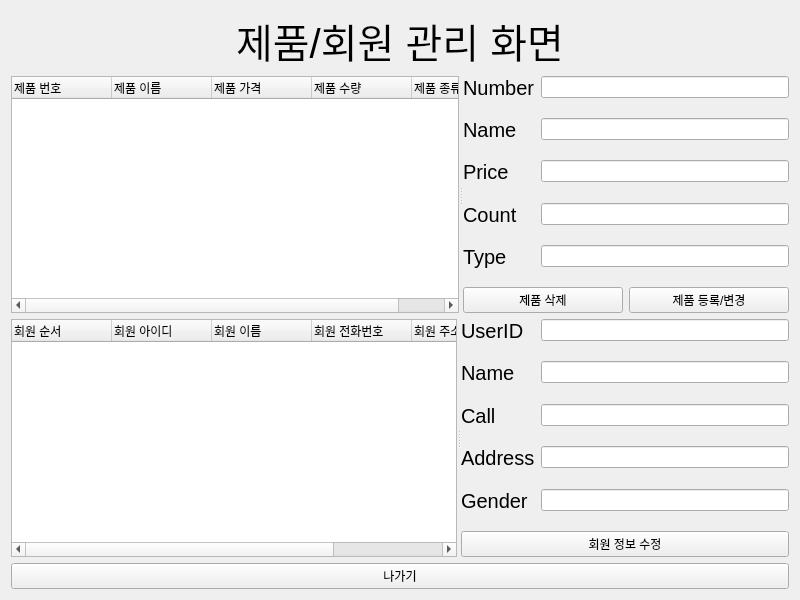
<?xml version="1.0" encoding="UTF-8"?>
<ui version="4.0">
 <class>ProductManager</class>
 <widget class="QWidget" name="ProductManager">
  <property name="geometry">
   <rect>
    <x>0</x>
    <y>0</y>
    <width>800</width>
    <height>600</height>
   </rect>
  </property>
  <property name="windowTitle">
   <string>Form</string>
  </property>
  <layout class="QVBoxLayout" name="verticalLayout_4">
   <item>
    <layout class="QVBoxLayout" name="verticalLayout_3">
     <item>
      <widget class="QLabel" name="label">
       <property name="font">
        <font>
         <pointsize>30</pointsize>
        </font>
       </property>
       <property name="text">
        <string>제품/회원 관리 화면</string>
       </property>
       <property name="alignment">
        <set>Qt::AlignCenter</set>
       </property>
      </widget>
     </item>
     <item>
      <widget class="QSplitter" name="splitter">
       <property name="orientation">
        <enum>Qt::Horizontal</enum>
       </property>
       <widget class="QTreeWidget" name="treeWidget">
        <column>
         <property name="text">
          <string>제품 번호</string>
         </property>
        </column>
        <column>
         <property name="text">
          <string>제품 이름</string>
         </property>
        </column>
        <column>
         <property name="text">
          <string>제품 가격</string>
         </property>
        </column>
        <column>
         <property name="text">
          <string>제품 수량</string>
         </property>
        </column>
        <column>
         <property name="text">
          <string>제품 종류</string>
         </property>
        </column>
       </widget>
       <widget class="QWidget" name="">
        <layout class="QVBoxLayout" name="verticalLayout">
         <item>
          <layout class="QFormLayout" name="formLayout">
           <item row="0" column="0">
            <widget class="QLabel" name="label_2">
             <property name="font">
              <font>
               <pointsize>15</pointsize>
              </font>
             </property>
             <property name="text">
              <string>Number</string>
             </property>
            </widget>
           </item>
           <item row="0" column="1">
            <widget class="QLineEdit" name="lineEdit"/>
           </item>
           <item row="1" column="1">
            <spacer name="verticalSpacer">
             <property name="orientation">
              <enum>Qt::Vertical</enum>
             </property>
             <property name="sizeHint" stdset="0">
              <size>
               <width>20</width>
               <height>40</height>
              </size>
             </property>
            </spacer>
           </item>
           <item row="2" column="0">
            <widget class="QLabel" name="label_3">
             <property name="font">
              <font>
               <pointsize>15</pointsize>
              </font>
             </property>
             <property name="text">
              <string>Name</string>
             </property>
            </widget>
           </item>
           <item row="2" column="1">
            <widget class="QLineEdit" name="lineEdit_2"/>
           </item>
           <item row="3" column="1">
            <spacer name="verticalSpacer_2">
             <property name="orientation">
              <enum>Qt::Vertical</enum>
             </property>
             <property name="sizeHint" stdset="0">
              <size>
               <width>20</width>
               <height>40</height>
              </size>
             </property>
            </spacer>
           </item>
           <item row="4" column="0">
            <widget class="QLabel" name="label_4">
             <property name="font">
              <font>
               <pointsize>15</pointsize>
              </font>
             </property>
             <property name="text">
              <string>Price</string>
             </property>
            </widget>
           </item>
           <item row="4" column="1">
            <widget class="QLineEdit" name="lineEdit_3"/>
           </item>
           <item row="5" column="1">
            <spacer name="verticalSpacer_3">
             <property name="orientation">
              <enum>Qt::Vertical</enum>
             </property>
             <property name="sizeHint" stdset="0">
              <size>
               <width>20</width>
               <height>40</height>
              </size>
             </property>
            </spacer>
           </item>
           <item row="6" column="0">
            <widget class="QLabel" name="label_5">
             <property name="font">
              <font>
               <pointsize>15</pointsize>
              </font>
             </property>
             <property name="text">
              <string>Count</string>
             </property>
            </widget>
           </item>
           <item row="6" column="1">
            <widget class="QLineEdit" name="lineEdit_4"/>
           </item>
           <item row="8" column="1">
            <widget class="QLineEdit" name="lineEdit_5"/>
           </item>
           <item row="7" column="1">
            <spacer name="verticalSpacer_4">
             <property name="orientation">
              <enum>Qt::Vertical</enum>
             </property>
             <property name="sizeHint" stdset="0">
              <size>
               <width>20</width>
               <height>40</height>
              </size>
             </property>
            </spacer>
           </item>
           <item row="8" column="0">
            <widget class="QLabel" name="label_6">
             <property name="font">
              <font>
               <pointsize>15</pointsize>
              </font>
             </property>
             <property name="text">
              <string>Type</string>
             </property>
            </widget>
           </item>
           <item row="9" column="1">
            <spacer name="verticalSpacer_9">
             <property name="orientation">
              <enum>Qt::Vertical</enum>
             </property>
             <property name="sizeHint" stdset="0">
              <size>
               <width>20</width>
               <height>40</height>
              </size>
             </property>
            </spacer>
           </item>
          </layout>
         </item>
         <item>
          <layout class="QHBoxLayout" name="horizontalLayout_2">
           <item>
            <widget class="QPushButton" name="pushButton_4">
             <property name="text">
              <string>제품 삭제</string>
             </property>
            </widget>
           </item>
           <item>
            <widget class="QPushButton" name="pushButton">
             <property name="font">
              <font>
               <stylestrategy>PreferDefault</stylestrategy>
              </font>
             </property>
             <property name="text">
              <string>제품 등록/변경</string>
             </property>
            </widget>
           </item>
          </layout>
         </item>
        </layout>
       </widget>
      </widget>
     </item>
     <item>
      <widget class="QSplitter" name="splitter_2">
       <property name="orientation">
        <enum>Qt::Horizontal</enum>
       </property>
       <widget class="QTreeWidget" name="treeWidget_2">
        <column>
         <property name="text">
          <string>회원 순서</string>
         </property>
        </column>
        <column>
         <property name="text">
          <string>회원 아이디</string>
         </property>
        </column>
        <column>
         <property name="text">
          <string>회원 이름</string>
         </property>
        </column>
        <column>
         <property name="text">
          <string>회원 전화번호</string>
         </property>
        </column>
        <column>
         <property name="text">
          <string>회원 주소</string>
         </property>
        </column>
        <column>
         <property name="text">
          <string>회원 성별</string>
         </property>
        </column>
       </widget>
       <widget class="QWidget" name="">
        <layout class="QVBoxLayout" name="verticalLayout_2">
         <item>
          <layout class="QFormLayout" name="formLayout_2">
           <item row="0" column="0">
            <widget class="QLabel" name="label_7">
             <property name="font">
              <font>
               <pointsize>15</pointsize>
              </font>
             </property>
             <property name="text">
              <string>UserID</string>
             </property>
            </widget>
           </item>
           <item row="0" column="1">
            <widget class="QLineEdit" name="lineEdit_6"/>
           </item>
           <item row="1" column="1">
            <spacer name="verticalSpacer_5">
             <property name="orientation">
              <enum>Qt::Vertical</enum>
             </property>
             <property name="sizeHint" stdset="0">
              <size>
               <width>20</width>
               <height>40</height>
              </size>
             </property>
            </spacer>
           </item>
           <item row="2" column="0">
            <widget class="QLabel" name="label_8">
             <property name="font">
              <font>
               <pointsize>15</pointsize>
              </font>
             </property>
             <property name="text">
              <string>Name</string>
             </property>
            </widget>
           </item>
           <item row="2" column="1">
            <widget class="QLineEdit" name="lineEdit_7"/>
           </item>
           <item row="3" column="1">
            <spacer name="verticalSpacer_6">
             <property name="orientation">
              <enum>Qt::Vertical</enum>
             </property>
             <property name="sizeHint" stdset="0">
              <size>
               <width>20</width>
               <height>40</height>
              </size>
             </property>
            </spacer>
           </item>
           <item row="4" column="0">
            <widget class="QLabel" name="label_9">
             <property name="font">
              <font>
               <pointsize>15</pointsize>
              </font>
             </property>
             <property name="text">
              <string>Call</string>
             </property>
            </widget>
           </item>
           <item row="4" column="1">
            <widget class="QLineEdit" name="lineEdit_8"/>
           </item>
           <item row="5" column="1">
            <spacer name="verticalSpacer_7">
             <property name="orientation">
              <enum>Qt::Vertical</enum>
             </property>
             <property name="sizeHint" stdset="0">
              <size>
               <width>20</width>
               <height>40</height>
              </size>
             </property>
            </spacer>
           </item>
           <item row="6" column="0">
            <widget class="QLabel" name="label_10">
             <property name="font">
              <font>
               <pointsize>15</pointsize>
              </font>
             </property>
             <property name="text">
              <string>Address</string>
             </property>
            </widget>
           </item>
           <item row="6" column="1">
            <widget class="QLineEdit" name="lineEdit_9"/>
           </item>
           <item row="8" column="0">
            <widget class="QLabel" name="label_11">
             <property name="font">
              <font>
               <pointsize>15</pointsize>
              </font>
             </property>
             <property name="text">
              <string>Gender</string>
             </property>
            </widget>
           </item>
           <item row="8" column="1">
            <widget class="QLineEdit" name="lineEdit_10"/>
           </item>
           <item row="7" column="1">
            <spacer name="verticalSpacer_8">
             <property name="orientation">
              <enum>Qt::Vertical</enum>
             </property>
             <property name="sizeHint" stdset="0">
              <size>
               <width>20</width>
               <height>40</height>
              </size>
             </property>
            </spacer>
           </item>
           <item row="9" column="1">
            <spacer name="verticalSpacer_10">
             <property name="orientation">
              <enum>Qt::Vertical</enum>
             </property>
             <property name="sizeHint" stdset="0">
              <size>
               <width>20</width>
               <height>40</height>
              </size>
             </property>
            </spacer>
           </item>
          </layout>
         </item>
         <item>
          <layout class="QHBoxLayout" name="horizontalLayout">
           <item>
            <widget class="QPushButton" name="pushButton_3">
             <property name="font">
              <font>
               <stylestrategy>PreferDefault</stylestrategy>
              </font>
             </property>
             <property name="text">
              <string>회원 정보 수정</string>
             </property>
            </widget>
           </item>
          </layout>
         </item>
        </layout>
       </widget>
      </widget>
     </item>
    </layout>
   </item>
   <item>
    <spacer name="verticalSpacer_11">
     <property name="orientation">
      <enum>Qt::Vertical</enum>
     </property>
     <property name="sizeHint" stdset="0">
      <size>
       <width>20</width>
       <height>40</height>
      </size>
     </property>
    </spacer>
   </item>
   <item>
    <widget class="QPushButton" name="pushButton_2">
     <property name="text">
      <string>나가기</string>
     </property>
    </widget>
   </item>
  </layout>
 </widget>
 <resources/>
 <connections/>
</ui>
